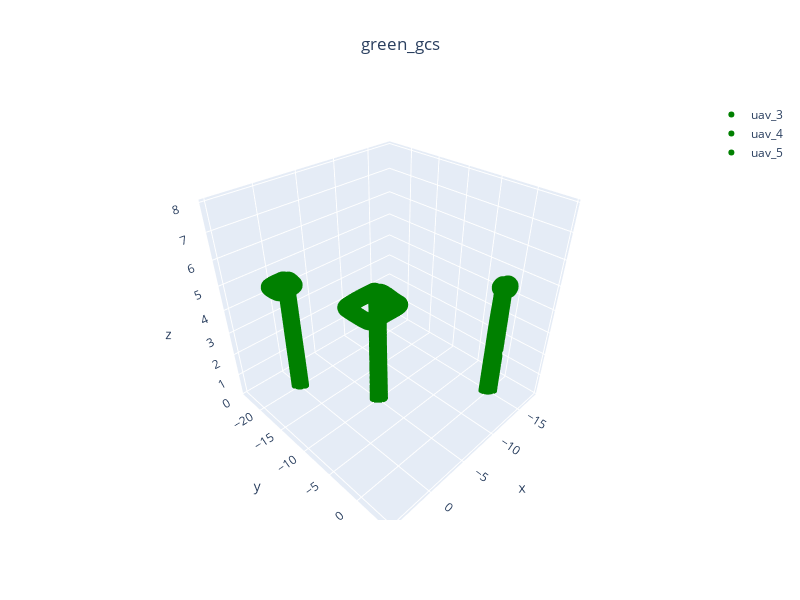

Notebook code for this chart:
### Code cell
green_paths = {}
for sysid,path in green_gcs.paths.items():
    clean_path =[x for x in path if x is not None]
    green_paths[f"uav_{sysid}"] = {"pos": clean_path, "color": colors[sysid-1]}

plot_3d_interactive(
    green_paths, title="green_gcs", expand=[0.2, 0.2, 0.6], ground=-0.05
)

### Figure 1 — Plotly figure (JSON) as saved in the notebook; plotly's stock layout.template omitted (floating-point values rounded to 4 significant figures; data arrays with more than 128 entries replaced by an {"elided": "..."} marker saying what was removed)
{"data": [{"marker": {"color": "green", "size": 6}, "mode": "markers", "name": "uav_3", "type": "scatter3d", "x": {"elided": "5533 float values"}, "y": {"elided": "5533 float values"}, "z": {"elided": "5533 float values"}}, {"marker": {"color": "green", "size": 6}, "mode": "markers", "name": "uav_4", "type": "scatter3d", "x": {"elided": "5639 float values"}, "y": {"elided": "5639 float values"}, "z": {"elided": "5639 float values"}}, {"marker": {"color": "green", "size": 6}, "mode": "markers", "name": "uav_5", "type": "scatter3d", "x": {"elided": "4787 float values"}, "y": {"elided": "4787 float values"}, "z": {"elided": "4787 float values"}}], "layout": {"height": 600, "scene": {"xaxis": {"range": [-18.42, 5.512], "title": {"text": "x"}}, "yaxis": {"range": [-24.32, 5.261], "title": {"text": "y"}}, "zaxis": {"range": [-0.05, 8.086], "title": {"text": "z"}}}, "showlegend": true, "title": {"text": "green_gcs", "x": 0.5, "xanchor": "center"}, "width": 800}}
